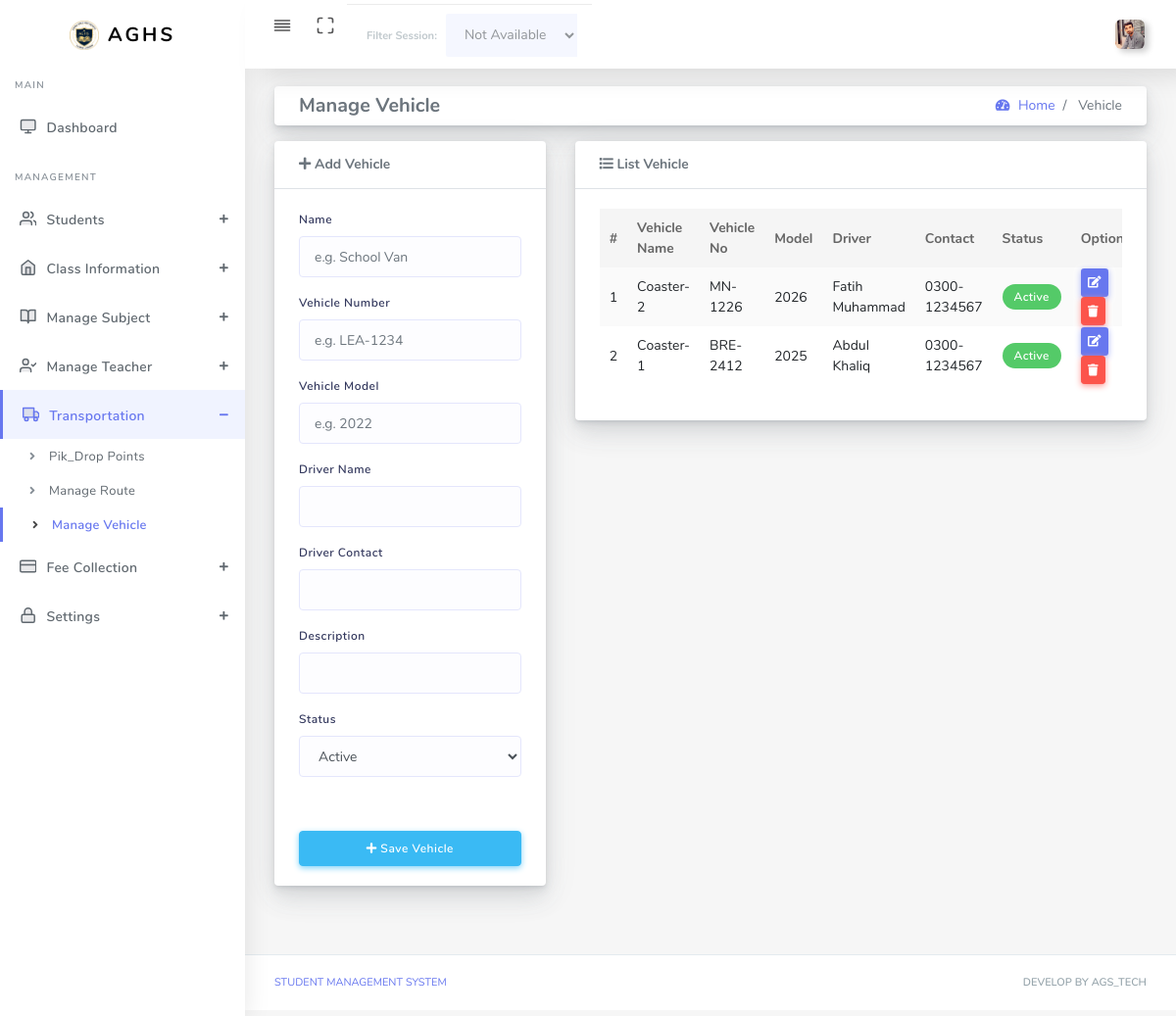
/manage-vehicle.php (signed in), run on the app's committed database.
### tables this page shows
CREATE TABLE `school_settings` (
  `id` int(11) NOT NULL DEFAULT 1,
  `school_name` varchar(255) NOT NULL,
  `address` text DEFAULT NULL,
  `contact` varchar(20) DEFAULT NULL,
  `logo` varchar(255) DEFAULT NULL,
  `updated_at` timestamp NOT NULL DEFAULT current_timestamp() ON UPDATE current_timestamp(),
  PRIMARY KEY (`id`)
);

CREATE TABLE `vehicles` (
  `id` int(11) NOT NULL AUTO_INCREMENT,
  `vehicle_name` varchar(255) NOT NULL,
  `vehicle_no` varchar(100) NOT NULL,
  `vehicle_model` varchar(100) DEFAULT NULL,
  `driver_name` varchar(255) DEFAULT NULL,
  `driver_contact` varchar(20) DEFAULT NULL,
  `description` text DEFAULT NULL,
  `status` tinyint(1) DEFAULT 1,
  `created_at` timestamp NOT NULL DEFAULT current_timestamp(),
  PRIMARY KEY (`id`)
);

### manage-vehicle.php (the view, shortened to what this page needs)
<?php
require_once 'auth.php';
$vehicles = $pdo->query("SELECT * FROM vehicles ORDER BY id DESC")->fetchAll();
?>
<!DOCTYPE html>
<html lang="en">
<head>
  <link rel="stylesheet" href="assets/css/app.min.css">
  <link rel="stylesheet" href="assets/bundles/datatables/datatables.min.css">
  <link rel="stylesheet" href="assets/bundles/datatables/DataTables-1.10.16/css/dataTables.bootstrap4.min.css">
  <link rel="stylesheet" href="assets/css/style.css">
  <link rel="stylesheet" href="assets/css/components.css">
    <link rel="stylesheet" href="assets/css/custom.css">
</head>
<body>
  <div id="app">
    <div class="main-wrapper main-wrapper-1">
      <div class="navbar-bg"></div>
      <?php include 'include/navbar.php'; ?>
      <div class="main-sidebar sidebar-style-2">
        <?php include 'include/asidebar.php'; ?>
      </div>
      <div class="main-content">
        <section class="section">
          <div class="section-body">
            <div class="row bg-title">
              <div class="col-12">
                <div class="card mb-3">
                  <div class="card-body py-2 b-0">
                    <div class="d-flex flex-wrap align-items-center justify-content-between">
                      <div class="mb-2 mb-md-0">
                        <h5 class="page-title mb-0">Manage Vehicle</h5>
                      </div>
                      <div>
                        <nav aria-label="breadcrumb">
                          <ol class="breadcrumb mb-0 bg-transparent p-0">
                            <li class="breadcrumb-item"><a href="#"><i class="fas fa-tachometer-alt"></i> Home</a></li>
                            <li class="breadcrumb-item active" aria-current="page"> Vehicle</li>
                          </ol>
                        </nav>
                      </div>
                    </div>
                  </div>
                </div>
              </div>
            </div>
            <div class="row">
              <div class="col-sm-4">
                <div class="card">
                  <div class="card-header border-bottom">
                    <p class="mb-0 font-weight-bold"><i class="fa fa-plus"></i>&nbsp;Add Vehicle</p>
                  </div>
                  <form method="POST" action="manage-vehicle.php" class="needs-validation" novalidate="">
                    <div class="card-body">
                      <div class="form-group">
                        <label>Name</label>
                        <input type="text" name="vehicle_name" class="form-control" placeholder="e.g. School Van" required>
                      </div>
                      <div class="form-group">
                        <label>Vehicle Number</label>
                        <input type="text" name="vehicle_no" class="form-control" placeholder="e.g. LEA-1234" required>
                      </div>
                      <div class="form-group">
                        <label>Vehicle Model</label>
                        <input type="text" name="vehicle_model" class="form-control" placeholder="e.g. 2022">
                      </div>
                      <div class="form-group">
                        <label>Driver Name</label>
                        <input type="text" name="driver_name" class="form-control">
                      </div>
                      <div class="form-group">
                        <label>Driver Contact</label>
                        <input type="text" name="driver_contact" class="form-control">
                      </div>
                      <div class="form-group">
                        <label>Description</label>
                        <input type="text" name="description" class="form-control">
                      </div>
                      <div class="form-group">
                        <label>Status</label>
                        <select name="status" class="form-control select2" required>
                          <option value="1">Active</option>
                        </select>
                      </div>
                    </div>
                    <div class="card-footer text-center">
                      <button type="submit" name="btn_save" class="btn btn-info btn-block btn-rounded">
                        <i class="fa fa-plus"></i>&nbsp;Save Vehicle
                      </button>
                    </div>
                  </form>
                </div>
              </div>
              <div class="col-sm-8">
                <div class="card">
                  <div class="card-header border-bottom">
                    <p class="mb-0 font-weight-bold transform-uppercase"><i class="fa fa-list"></i>&nbsp;List Vehicle</p>
                  </div>
                  <div class="card-body">
                    <div class="table-responsive">
                      <table class="table table-striped table-hover" id="tableExport" style="width:100%;">
                        <thead>
                          <tr>
                            <th>#</th>
                            <th>Vehicle Name</th>
                            <th>Vehicle No</th>
                            <th>Model</th>
                            <th>Driver</th>
                            <th>Contact</th>
                            <th>Status</th>
                            <th>Options</th>
                          </tr>
                        </thead>
                        <tbody>
                          <?php foreach ($vehicles as $key => $row): ?>
                          <tr>
                            <td><?= $key + 1 ?></td>
                            <td><?= $row['vehicle_name'] ?></td>
                            <td><?= $row['vehicle_no'] ?></td>
                            <td><?= $row['vehicle_model'] ?></td>
                            <td><?= $row['driver_name'] ?></td>
                            <td><?= $row['driver_contact'] ?></td>
                            <td>
                              <?php if($row['status'] == 1): ?>
                                <span class="badge badge-success">Active</span>
                              <?php else: ?>
                                <span class="badge badge-danger">Inactive</span>
                              <?php endif; ?>
                            </td>
                            <td>
                              <button class="btn btn-sm btn-primary btn-edit"
                                data-id="<?= $row['id'] ?>"
                                data-name="<?= $row['vehicle_name'] ?>"
                                data-no="<?= $row['vehicle_no'] ?>"
                                data-model="<?= $row['vehicle_model'] ?>"
                                data-driver="<?= $row['driver_name'] ?>"
                                data-contact="<?= $row['driver_contact'] ?>"
                                data-desc="<?= $row['description'] ?>"
                                data-status="<?= $row['status'] ?>">
                                <i class="fa fa-edit"></i>
                              </button>
                              <button class="btn btn-sm btn-danger btn-delete" data-id="<?= $row['id'] ?>">
                                <i class="fa fa-trash"></i>
                              </button>
                            </td>
                          </tr>
                          <?php endforeach; ?>
                        </tbody>
                      </table>
                    </div>
                  </div>
                </div>
              </div>
            </div>
          </div>
        </section>
      </div>
      <?php include 'include/footer.php'; ?>
    </div>
  </div>
</body>
</html>

### include/navbar.php (shortened to what this page needs)
<?php
if (isset($_SESSION['admin_id'])) {
    $admin_id = $_SESSION['admin_id'];
    $st_admin = $pdo->prepare("SELECT full_name, profile_pic FROM admins WHERE id = ?");
    $st_admin->execute([$admin_id]);
    $admin_data = $st_admin->fetch(PDO::FETCH_ASSOC);
    $display_pic = (!empty($admin_data['profile_pic']) && file_exists('uploads/' . $admin_data['profile_pic']))
                   ? 'uploads/' . $admin_data['profile_pic']
                   : 'assets/img/user.png';
} else {
    $display_name = "Admin";
    $display_pic = "assets/img/user.png";
}
?>
<nav class="navbar navbar-expand-lg main-navbar sticky">
    <div class="form-inline mr-auto">
        <ul class="navbar-nav mr-3">
            <li><a href="#" data-toggle="sidebar" class="nav-link nav-link-lg collapse-btn"> <i data-feather="align-justify"></i></a></li>
            <li class="d-none d-md-block"><a href="#" class="nav-link nav-link-lg fullscreen-btn">
                <i data-feather="maximize"></i>
            </a></li>
            <li>
                <?php
                $current_page = basename($_SERVER['PHP_SELF']);
                ?>
                <?php if ($current_page == 'dashboard.php'): ?>
                    <div class="card-footer bg-white py-2 d-flex justify-content-end" style="border-radius: 0 0 15px 15px;">
                        <form method="GET" class="form-inline">
                            <span class=" d-none d-md-block mr-2 font-weight-bold small text-dark">Filter Session:</span>
                            <select name="session_id" class="form-control form-control-sm select2" onchange="this.form.submit()">
                                <option value="all" <?= (isset($f_sess) && $f_sess == 'all' ? 'selected' : '') ?>>All Sessions</option>
                                <?php
                                if (isset($sessions)) {
                                    foreach ($sessions as $s) {
                                        echo "<option value='{$s['id']}' " . (isset($f_sess) && $f_sess == $s['id'] ? 'selected' : '') . ">{$s['session_name']}</option>";
                                    }
                                }
                                ?>
                            </select>
                        </form>
                    </div>
                <?php else: ?>
                    <div class="align-items-baseline bg-white card-footer d-flex justify-content-end py-2" style="border-radius: 0 0 15px 15px; opacity: 0.6;">
                        <span class="d-none d-md-block mr-2 font-weight-bold small text-muted">Filter Session:</span>
                        <select class="form-control form-control-sm" disabled>
                            <option>Not Available</option>
                        </select>
                    </div>
                <?php endif; ?>
            </li>
        </ul>
    </div>
    <ul class="navbar-nav navbar-right">
        <li class="dropdown">
            <a href="#" data-toggle="dropdown" class="nav-link dropdown-toggle nav-link-lg nav-link-user">
                <img alt="image" src="<?= $display_pic ?>" class="user-img-radious-style" style="width:30px; height:30px; object-fit:cover;">
            </a>
        </li>
    </ul>
</nav>

### include/asidebar.php (shortened to what this page needs)
<?php
$current_page = basename($_SERVER['PHP_SELF']);
?>
<?php
$school_settings = $pdo->query("SELECT * FROM school_settings LIMIT 1")->fetch(PDO::FETCH_ASSOC);
$sch_logo    = (!empty($school_settings['logo']) && file_exists('uploads/' . $school_settings['logo']))
  ? 'uploads/' . $school_settings['logo']
  : 'assets/img/agslogo.png';
?>
<aside id="sidebar-wrapper">
  <div class="sidebar-brand">
    <a href="dashboard.php">
      <img alt="image" src="<?= $sch_logo ?>" class="header-logo" />
      <span class="logo-name">AGHS</span>
    </a>
  </div>
  <ul class="sidebar-menu">
    <li class="menu-header">Main</li>
    <li class="<?= ($current_page == 'dashboard.php') ? 'active' : '' ?>">
      <a href="dashboard.php" class="nav-link"><i data-feather="monitor"></i><span>Dashboard</span></a>
    </li>
    <li class="menu-header">Management</li>
    <?php
    $student_pages = ['student-registration-form.php', 'student-list.php', 'promotion_detain.php', 'passout_drop.php', 'print_certificate.php', 'add-bulk-student.php'];
    $is_student_active = in_array($current_page, $student_pages);
    ?>
    <li class="dropdown <?= $is_student_active ? 'active' : '' ?>">
      <a href="#" class="menu-toggle nav-link has-dropdown"><i data-feather="users"></i><span>Students</span></a>
    </li>
    <?php
    $class_pages = ['manage-class.php', 'manage-section.php', 'manage-session.php'];
    $is_class_active = in_array($current_page, $class_pages);
    ?>
    <li class="dropdown <?= $is_class_active ? 'active' : '' ?>">
      <a href="#" class="menu-toggle nav-link has-dropdown"><i data-feather="home"></i><span>Class Information</span></a>
    </li>
    <?php
    $subject_pages = ['add-subject.php', 'subject-group.php'];
    $is_subject_active = in_array($current_page, $subject_pages);
    ?>
    <li class="dropdown <?= $is_subject_active ? 'active' : '' ?>">
      <a href="#" class="menu-toggle nav-link has-dropdown"><i data-feather="book-open"></i><span>Manage Subject</span></a>
    </li>
    <?php
    $is_teacher_active = ($current_page == 'add-teacher.php');
    ?>
    <li class="dropdown <?= $is_teacher_active ? 'active' : '' ?>">
      <a href="#" class="menu-toggle nav-link has-dropdown"><i data-feather="user-check"></i><span>Manage Teacher</span></a>
    </li>
    <?php
    $transport_pages = ['transport.php', 'manage-route.php', 'manage-vehicle.php'];
    $is_transport_active = in_array($current_page, $transport_pages);
    ?>
    <li class="dropdown <?= $is_transport_active ? 'active' : '' ?>">
      <a href="#" class="menu-toggle nav-link has-dropdown"><i data-feather="truck"></i><span>Transportation</span></a>
      <ul class="dropdown-menu" style="<?= $is_transport_active ? 'display: block;' : '' ?>">
        <li class="<?= ($current_page == 'transport.php') ? 'active' : '' ?>"><a class="nav-link" href="transport.php">Pik_Drop Points</a></li>
        <li class="<?= ($current_page == 'manage-route.php') ? 'active' : '' ?>"><a class="nav-link" href="manage-route.php">Manage Route</a></li>
        <li class="<?= ($current_page == 'manage-vehicle.php') ? 'active' : '' ?>"><a class="nav-link" href="manage-vehicle.php">Manage Vehicle</a></li>
      </ul>
    </li>
    <?php
    $fee_pages = ['fee-type.php', 'pay-fee.php', 'manage-fee-record.php', 'discount-type.php'];
    $is_fee_active = in_array($current_page, $fee_pages);
    ?>
    <li class="dropdown <?= $is_fee_active ? 'active' : '' ?>">
      <a href="#" class="menu-toggle nav-link has-dropdown"><i data-feather="credit-card"></i><span>Fee Collection</span></a>
    </li>
    <?php
    $auth_pages = ['view_logs.php', 'register_admin.php', 'settings.php'];
    $is_auth_active = in_array($current_page, $auth_pages);
    ?>
    <li class="dropdown <?= $is_auth_active ? 'active' : '' ?>">
      <a href="#" class="menu-toggle nav-link has-dropdown"><i data-feather="lock"></i><span>Settings</span></a>
    </li>
  </ul>
</aside>

### include/asidebar.php (style rules this page uses)
.sidebar-menu .dropdown-menu li.active a { color: #6777ef !important; background-color: #f0f3ff !important; font-weight: 600 !important; }
.sidebar-menu li.active>a { border-left: 3px solid #6777ef !important; color: #6777ef !important; }

### data on the page
school_settings: logo (picture)
vehicles: vehicle_name "Coaster-2", vehicle_no "MN-1226", vehicle_model "2026", driver_name "Fatih Muhammad", driver_contact "0300-1234567", status "Active"
vehicles: vehicle_name "Coaster-1", vehicle_no "BRE-2412", vehicle_model "2025", driver_name "Abdul Khaliq", driver_contact "0300-1234567", status "Active"
